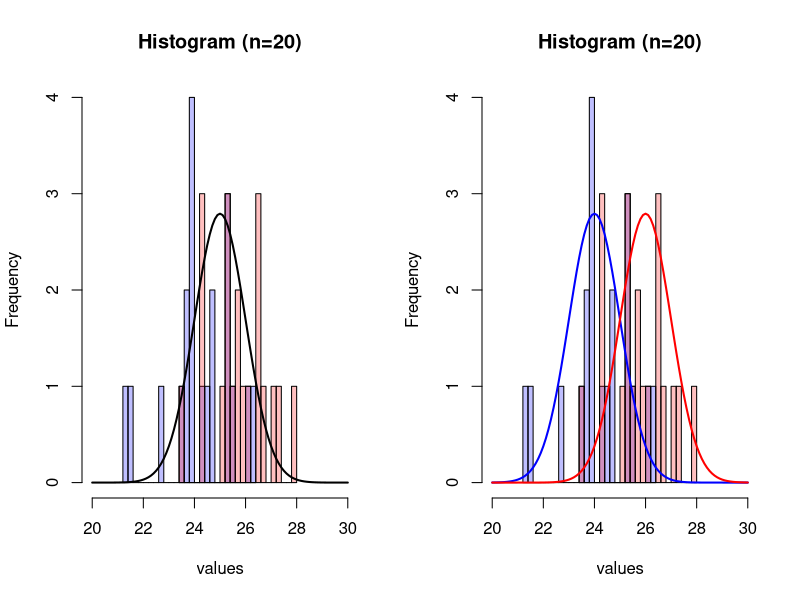
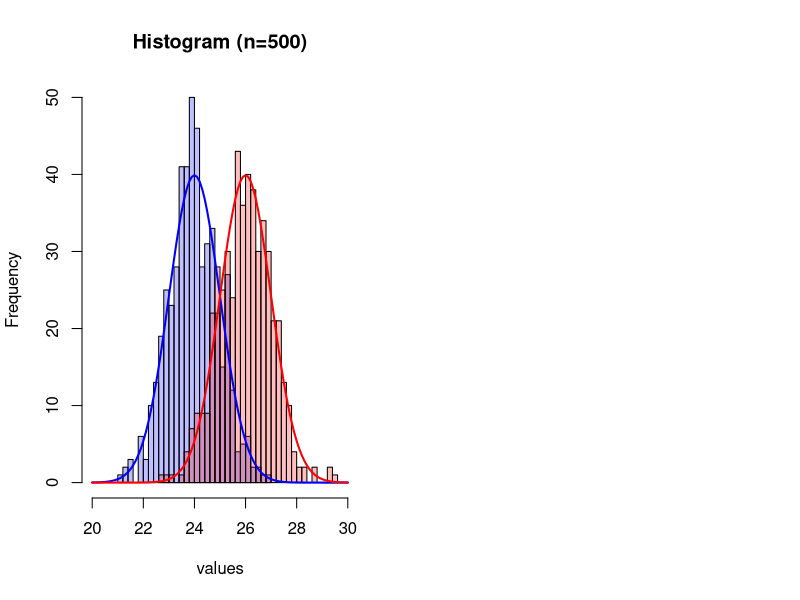
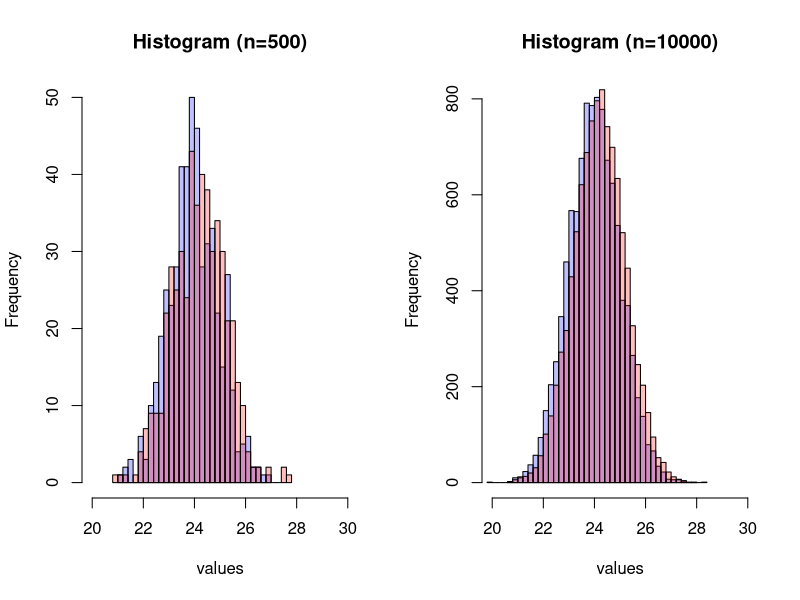

Generate these figures, in order, with R:
## ---- chunk 1
knitr::opts_chunk$set(echo = TRUE)
## ---- chunk 2
par(mfrow=c(1,2))
set.seed(42)
hist(rnorm(20,24),breaks=20,col=rgb(0,0,1,1/4),xlim=c(20,30),main="Histogram (n=20)",xlab="values") # centered at 24 
hist(rnorm(20,26),breaks=20,add=T,col=rgb(1,0,0,1/4),xlim=c(20,30)) # centered at 26
curve(dnorm(x, mean=25, sd=1)*7, 
      col="black", lwd=2, add=TRUE, yaxt="n")
set.seed(42)
hist(rnorm(20,24),breaks=20,col=rgb(0,0,1,1/4),xlim=c(20,30),main="Histogram (n=20)",xlab="values") # centered at 24 
hist(rnorm(20,26),breaks=20,add=T,col=rgb(1,0,0,1/4),xlim=c(20,30)) # centered at 26
curve(dnorm(x, mean=24, sd=1)*7, 
      col="blue", lwd=2, add=TRUE, yaxt="n")
curve(dnorm(x, mean=26, sd=1)*7, 
      col="red", lwd=2, add=TRUE, yaxt="n")
## ---- chunk 3
set.seed(42)
hist(rnorm(500,24),breaks=30,col=rgb(0,0,1,1/4),xlim=c(20,30),main="Histogram (n=500)",xlab="values") # centered at 24 
hist(rnorm(500,26),breaks=30,add=T,col=rgb(1,0,0,1/4),xlim=c(20,30)) # centered at 26
curve(dnorm(x, mean=24, sd=1)*100, 
      col="blue", lwd=2, add=TRUE, yaxt="n")
curve(dnorm(x, mean=26, sd=1)*100, 
      col="red", lwd=2, add=TRUE, yaxt="n")
## ---- chunk 4
par(mfrow=c(1,2))
set.seed(42)
hist(rnorm(500,24),breaks=30,col=rgb(0,0,1,1/4),xlim=c(20,30),main="Histogram (n=500)",xlab="values") # centered at 24 
hist(rnorm(500,24.2),breaks=30,add=T,col=rgb(1,0,0,1/4),xlim=c(20,30)) # centered at 26

set.seed(42)
hist(rnorm(10000,24),breaks=30,col=rgb(0,0,1,1/4),xlim=c(20,30),main="Histogram (n=10000)",xlab="values") # centered at 24 
hist(rnorm(10000,24.2),breaks=30,add=T,col=rgb(1,0,0,1/4),xlim=c(20,30)) # centered at 26
## ---- chunk 5
n <- 20
m1 <- 24 # assuming the 1st sample mean is 24 
m2 <- 26 # assuming the 2nd sample mean is 26
d <- m2-m1
sdiff <- 1 # standard deviation of the differences of paired data is 1 
(error <- sdiff/sqrt(n))
t <- d/error


#se <- sqrt(sd1*sd1/num1+sd2*sd2/num2)

a <- 5
s <- 2 
n <- 20 # sample size is 20 
(error <- qt(0.975,df=n-1)*s/sqrt(n)) # calculate standard error for the mean. qt() quantile function for the student t distribution. 
(left <- a-error) # left boundary of 95% confidence interval 
(right <- a+error) # right boundary of 95% confidence interval 

(assumed <- a + 2) # assume true mean is 26 
(tleft <- (left-assumed)/(s/sqrt(n))) # t scores for the left value
(tright <- (right-assumed)/(s/sqrt(n))) # t scores for the right value
(p <- pt(tright,df=n-1)-pt(tleft,df=n-1)) # probablity of type II error
1-p # power

ncp <- 1.5/(s/sqrt(n)) # non-centrality parameter
t <- qt(0.975,df=n-1) 
pt(t,df=n-1,ncp=ncp)-pt(-t,df=n-1,ncp=ncp)
1-(pt(t,df=n-1,ncp=ncp)-pt(-t,df=n-1,ncp=ncp))
